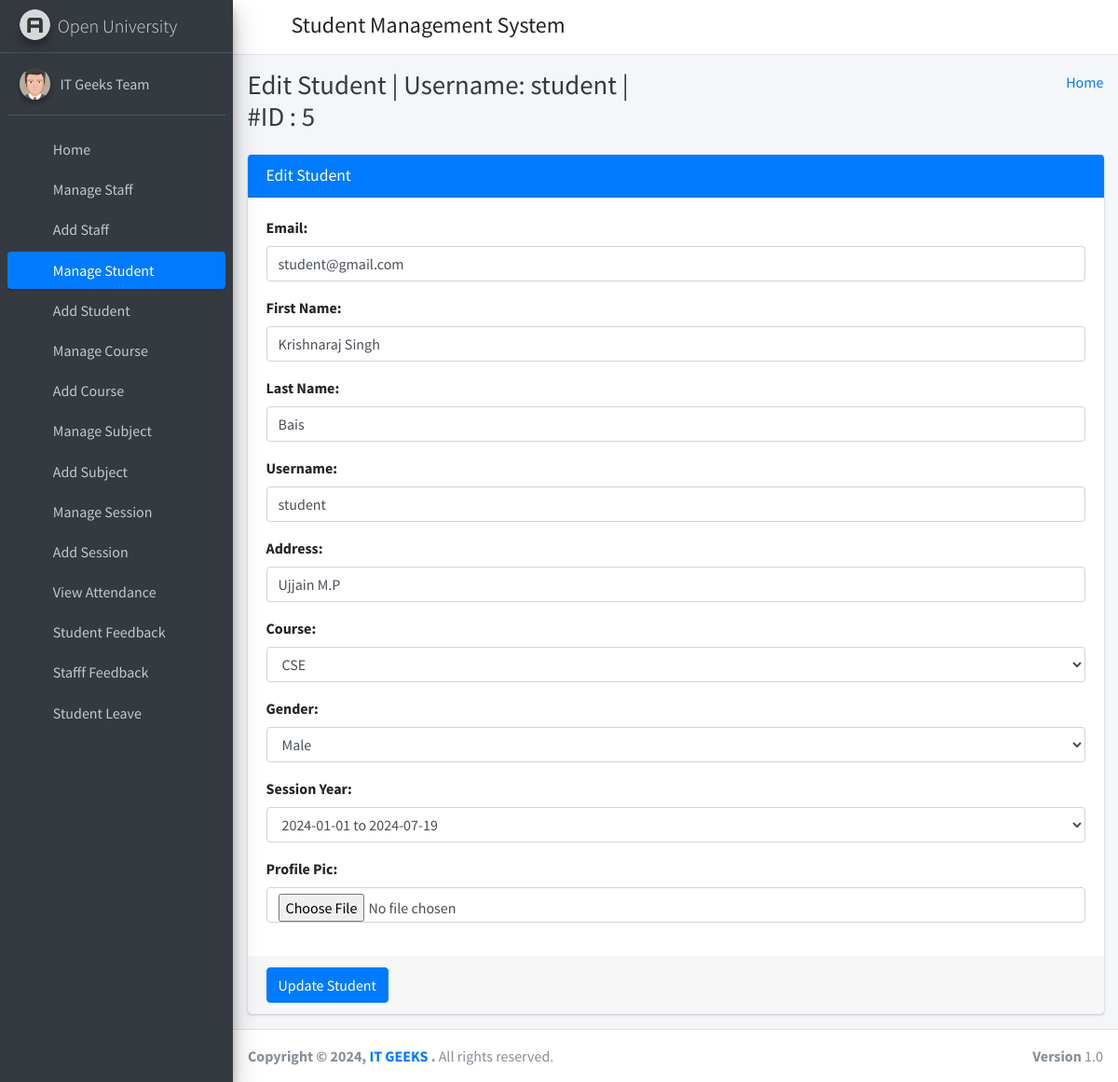
The app's page /edit_student/5 (signed in) with its own data.
### student_management_app/models.py (models this page shows)
class CustomUser(AbstractUser):
    user_type_data = ((1, "HOD"), (2, "Staff"), (3, "Student"))
    user_type = models.CharField(default=1, choices=user_type_data, max_length=10)

class Students(models.Model):
    id = models.AutoField(primary_key=True)
    admin = models.OneToOneField(CustomUser, on_delete = models.CASCADE)
    gender = models.CharField(max_length=50)
    profile_pic = models.FileField()
    address = models.TextField()
    course_id = models.ForeignKey(Courses, on_delete=models.DO_NOTHING, default=1)
    session_year_id = models.ForeignKey(SessionYearModel, on_delete=models.CASCADE)
    created_at = models.DateTimeField(auto_now_add=True)
    updated_at = models.DateTimeField(auto_now=True)
    objects = models.Manager()

### student_management_app/HodViews.py (the view)
# urls.py: path('edit_student/<student_id>', HodViews.edit_student, name="edit_student"),
def edit_student(request, student_id):
    request.session['student_id'] = student_id
    student = Students.objects.get(admin=student_id)
    form = EditStudentForm()
    form.fields['email'].initial = student.admin.email
    form.fields['username'].initial = student.admin.username
    form.fields['first_name'].initial = student.admin.first_name
    form.fields['last_name'].initial = student.admin.last_name
    form.fields['address'].initial = student.address
    form.fields['course_id'].initial = student.course_id.id
    form.fields['gender'].initial = student.gender
    form.fields['session_year_id'].initial = student.session_year_id.id
    context = {
        "id": student_id,
        "username": student.admin.username,
        "form": form
    }
    return render(request, "hod_template/edit_student_template.html", context)

### student_management_app/LoginCheckMiddleWare.py (called while the page is built, shortened)
    def process_view(self, request, view_func, view_args, view_kwargs):
        modulename = view_func.__module__
        user = request.user
        if user.is_authenticated:
            if user.user_type == "1":
                if modulename == "student_management_app.HodViews":
                    pass
                elif modulename == "student_management_app.views" or modulename == "django.views.static":
                    pass
                else:
                    return redirect("admin_home")
            else:
                return redirect("login")
        else:
            if request.path == reverse("login") or request.path == reverse("doLogin"):
                pass
            else:
                return redirect("login")

### student_management_app/templates/hod_template/edit_student_template.html (shortened to what this page needs)
{% extends 'hod_template/base_template.html' %}
{% block page_title %}
    Edit Student | Username: {{ username }} | #ID : {{ id }}
{% endblock page_title %}
{% block main_content %}
{% load static %}
<section class="content">
        <div class="container-fluid">
            <div class="row">
                <div class="col-md-12">
                    <div class="card card-primary">
                    <div class="card-header">
                        <h3 class="card-title">Edit Student</h3>
                    </div>
                    {% url 'edit_student_save' as action_path %}
                    {% include 'hod_template/form_template.html' with messages=messages form=form action_path=action_path button_text="Update Student" %}
                    </div>
                </div>
            </div>
        </div>
      </section>
  {% endblock main_content %}

### student_management_app/templates/hod_template/sidebar_template.html (shortened to what this page needs)
{% load static %}
<aside class="main-sidebar sidebar-dark-primary elevation-4">
      <a href="{% url 'admin_home' %}" class="brand-link">
        <img src="{% static 'dist/img/AdminLTELogo.png' %}" alt="AdminLTE Logo" class="brand-image img-circle elevation-3"
            style="opacity: .8">
        <span class="brand-text font-weight-light">Open University</span>
      </a>
      <div class="sidebar">
        <div class="user-panel mt-3 pb-3 mb-3 d-flex">
          <div class="image">
            <img src="{% static 'dist/img/user2-160x160.jpg' %}" class="img-circle elevation-2" alt="User Image">
          </div>
          <div class="info">
            <a href="{% url 'admin_profile' %}" class="d-block">{{ user.first_name }} {{ user.last_name }}</a>
          </div>
        </div>
        <nav class="mt-2">
          <ul class="nav nav-pills nav-sidebar flex-column" data-widget="treeview" role="menu" data-accordion="false">
            <li class="nav-item">
              {% url 'admin_home' as admin_home %}
              <a href="{{ admin_home }}" class="nav-link {% if request.path == admin_home %} active {% endif %}">
                <i class="nav-icon fas fa-tachometer-alt"></i>
                <p>
                  Home
                </p>
              </a>
            </li>
            <li class="nav-item">
              {% url 'manage_staff' as manage_staff %}
              {% url 'edit_staff' staff_id=id as edit_staff %}
              <a href="{{ manage_staff }}" class="nav-link {% if request.path == manage_staff %} active {% endif %} {% if request.path == edit_staff %} active {% endif %}">
                <i class="nav-icon fas fa-chalkboard-teacher"></i>
                <p>
                  Manage Staff
                </p>
              </a>
            </li>
            <li class="nav-item">
              {% url 'add_staff' as add_staff %}
              <a href="{{ add_staff }}" class="nav-link {% if request.path == add_staff %} active {% endif %}">
                <i class="nav-icon fas fa-th"></i>
                <p>
                  Add Staff
                </p>
              </a>
            </li>
            <li class="nav-item">
              {% url 'manage_student' as manage_student %}
              {% url 'edit_student' student_id=id as edit_student %}
              <a href="{{ manage_student }}" class="nav-link {% if request.path == manage_student %} active {% endif %} {% if request.path == edit_student %} active {% endif %}">
                <i class="nav-icon fas fa-user-graduate"></i>
                <p>
                  Manage Student
                </p>
              </a>
            </li>
            <li class="nav-item">
              {% url 'add_student' as add_student %}
              <a href="{{ add_student }}" class="nav-link {% if request.path == add_student %} active {% endif %}">
                <i class="nav-icon fas fa-th"></i>
                <p>
                  Add Student
                </p>
              </a>
            </li>
            <li class="nav-item">
              {% url 'manage_course' as manage_course %}
              {% url 'edit_course' course_id=id as edit_course %}
              <a href="{{ manage_course }}" class="nav-link {% if request.path == manage_course %} active {% endif %} {% if request.path == edit_course %} active {% endif %}">
                <i class="nav-icon fas fa-chalkboard"></i>
                <p>
                  Manage Course
                </p>
              </a>
            </li>
            <li class="nav-item">
            {% url 'add_course' as add_course %}
              <a href="{{ add_course }}" class="nav-link {% if request.path == add_course %} active {% endif %}">
                <i class="nav-icon fas fa-th"></i>
                <p>
                  Add Course
                </p>
              </a>
            </li>
            <li class="nav-item">
              {% url 'manage_subject' as manage_subject %}
              {% url 'edit_subject' subject_id=id as edit_subject %}
              <a href="{{ manage_subject }}" class="nav-link {% if request.path == manage_subject %} active {% endif %} {% if request.path == edit_subject %} active {% endif %}">
                <i class="nav-icon fas fa-book"></i>
                <p>
                  Manage Subject
                </p>
              </a>
            </li>
            <li class="nav-item">
              {% url 'add_subject' as add_subject %}
              <a href="{{ add_subject }}" class="nav-link {% if request.path == add_subject %} active {% endif %}">
                <i class="nav-icon fas fa-th"></i>
                <p>
                  Add Subject
                </p>
              </a>
            </li>
            <li class="nav-item">
              {% url 'manage_session' as manage_session %}
              {% url 'edit_session' session_id=id as edit_session %}
              <a href="{{ manage_session }}" class="nav-link {% if request.path == manage_session %} active {% endif %} {% if request.path == edit_session %} active {% endif %}">
                <i class="nav-icon fas fa-graduation-cap"></i>
                <p>
                  Manage Session
                </p>
              </a>
            </li>
            <li class="nav-item">
              {% url 'add_session' as add_session %}
              <a href="{{ add_session }}" class="nav-link {% if request.path == add_session %} active {% endif %}">
                <i class="nav-icon fas fa-th"></i>
                <p>
                  Add Session
                </p>
              </a>
            </li>
            <li class="nav-item">
              {% url 'admin_view_attendance' as admin_view_attendance %}
              <a href="{{ admin_view_attendance }}" class="nav-link {% if request.path == admin_view_attendance %} active {% endif %}">
                <i class="nav-icon fas fa-calendar-alt"></i>
                <p>
                  View Attendance
                </p>
              </a>
            </li>
            <li class="nav-item">
              {% url 'student_feedback_message' as student_feedback_message %}
              <a href="{{ student_feedback_message }}" class="nav-link {% if request.path == student_feedback_message %} active {% endif %}">
                <i class="nav-icon fas fa-th"></i>
                <p>
                  Student Feedback
                </p>
              </a>
            </li>
            <li class="nav-item">
              {% url 'staff_feedback_message' as staff_feedback_message %}
              <a href="{{ staff_feedback_message }}" class="nav-link {% if request.path == staff_feedback_message %} active {% endif %}">
                <i class="nav-icon fas fa-th"></i>
                <p>
                  Stafff Feedback
                </p>
              </a>
            </li>
            <li class="nav-item">
              {% url 'student_leave_view' as student_leave_view %}
              <a href="{{ student_leave_view }}" class="nav-link {% if request.path == student_leave_view %} active {% endif %}">
                <i class="nav-icon fas fa-th"></i>
                <p>
                  Student Leave
                </p>
              </a>
            </li>
            <li class="nav-item">
              {% url 'staff_leave_view' as staff_leave_view %}
              <a href="{{ staff_leave_view }}" class="nav-link {% if request.path == staff_leave_view %} active {% endif %}">
                <p>
                </p>
              </a>
            </li>
          </ul>
        </nav>
      </div>
    </aside>

### student_management_app/templates/hod_template/form_template.html (shortened to what this page needs)
                    <form role="form" method="POST" action="{{ action_path }}" enctype="multipart/form-data">
                        <div class="card-body">
                            {% for field in form %}
                                <div class="form-group">
                                    {{ field.label_tag }}
                                    {{ field }}
                                </div>
                            {% endfor %%}
                        </div>
                        <div class="card-footer">
                        <button type="submit" class="btn btn-primary">{{ button_text }}</button>
                        </div>
                    </form>

### records on screen
CustomUser: first_name "IT Geeks", last_name "Team"
CustomUser: username "student", form "student@gmail.com" "Krishnaraj Singh" "Bais" "student"
Students: form "Ujjain M.P" "CSE" "Male" "2024-01-01 to 2024-07-19"

### other values on screen
{{ id }} "5"
{{ field.label_tag }} "Email:" "First Name:" "Last Name:" "Username:" "Address:" "Course:" "Gender:" "Session Year:" "Profile Pic:"
{{ button_text }} "Update Student"
